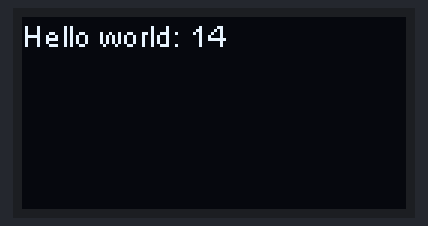
Recording of a sketch running on a simulated ESP32. On the bench: 128×64 one-colour display.

Above: at 0.18 s.
At 4.87 s:
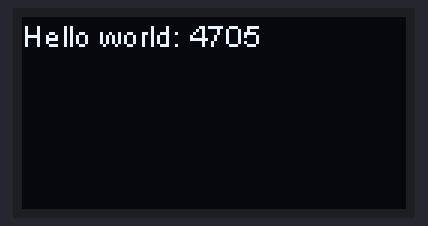
At 9.88 s:
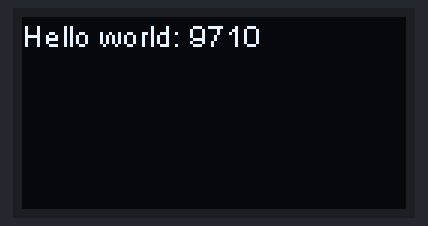
At 19.88 s:
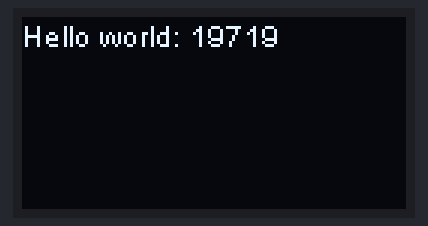
At 29.58 s:
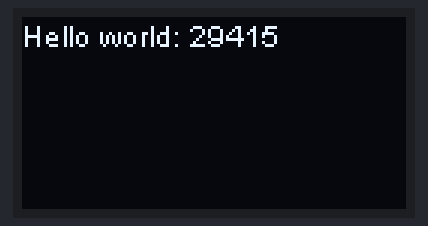
At 39.59 s:
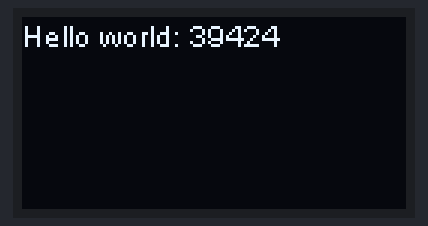

The sketch:

esp32_oledssd.ino
```cpp
// (licence header left out)
// Include the correct display library
// For a connection via I2C using Wire include
#include <Wire.h>  // Only needed for Arduino 1.6.5 and earlier
#include "SSD1306Wire.h" // legacy include: `#include "SSD1306.h"`

// Initialize the OLED display using Wire library
SSD1306Wire  display(0x3c, 4, 5);

void setup() {
  Serial.begin(115200);
  Serial.println();
  Serial.println();


  // Initialising the UI will init the display too.
  display.init();

  // This will make sure that multiple instances of a display driver
  // running on different ports will work together transparently
  display.setI2cAutoInit(true);

  display.flipScreenVertically();
  display.setFont(ArialMT_Plain_10);
  display.setTextAlignment(TEXT_ALIGN_LEFT);


}

void loop() {
  display.clear();
  display.drawString(0, 0, "Hello world: " + String(millis()));
  display.display();
  delay(10);
}
```
